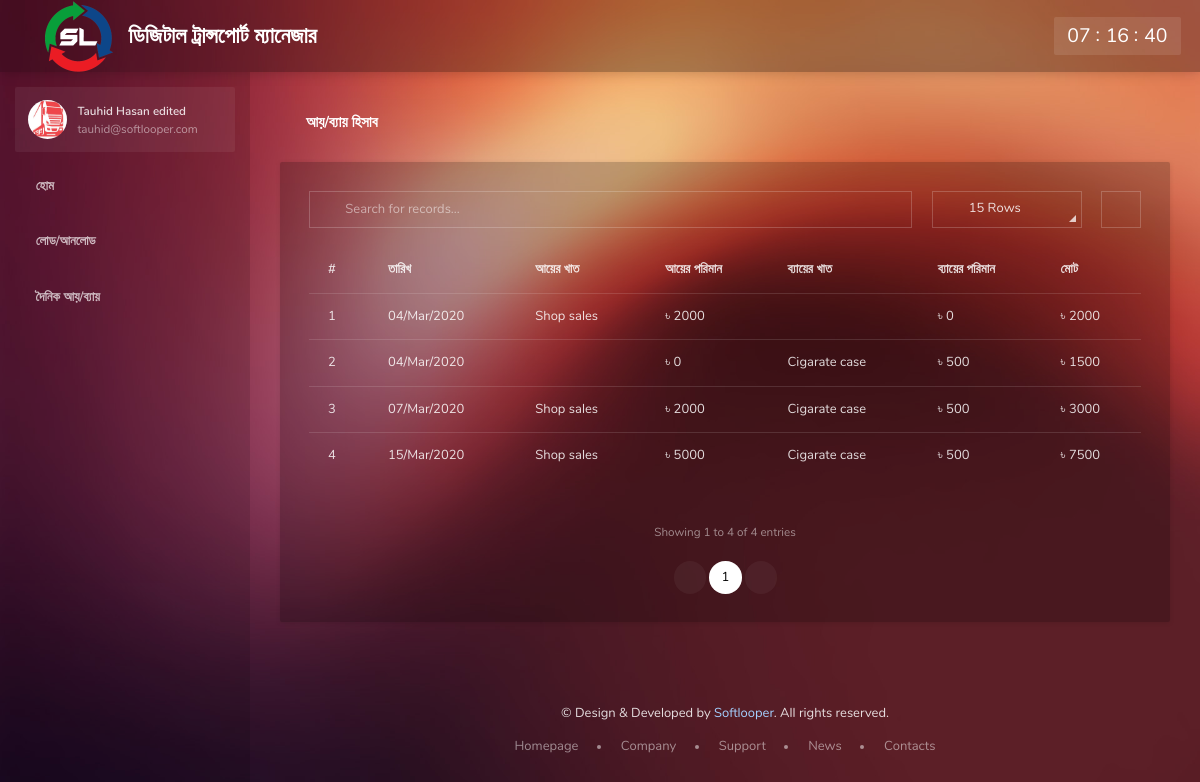
Page /earn_expense_list.php (signed in) on the committed database.
### tables this page shows
CREATE TABLE `user` (
  `u_id` int(11) NOT NULL,
  `name` varchar(100) NOT NULL,
  `mobile` int(15) NOT NULL,
  `email` varchar(100) NOT NULL,
  `password` varchar(100) NOT NULL,
  `address` longtext NOT NULL,
  `picture` varchar(100) NOT NULL
);

CREATE TABLE `earn_expense` (
  `ee_id` int(11) NOT NULL,
  `action_date` varchar(50) NOT NULL,
  `earn_cat` varchar(200) DEFAULT NULL,
  `earn_amount` int(11) NOT NULL,
  `expense_cat` varchar(200) DEFAULT NULL,
  `expense_amount` int(11) NOT NULL,
  `balance` int(11) NOT NULL,
  `u_id` int(11) NOT NULL
);

### includes/security.php (called while the page is built, shortened)
<?php
if (empty($_SESSION['user_pass'])) {
	echo "<script> location = 'login.php' </script>";
}else{
	$USERID = $_SESSION['user_id'];
}
?>

### earn_expense_list.php (the view, shortened to what this page needs)
<?php
require "includes/security.php";
require "includes/db.php";
    require "includes/head.php" ;
?>
    <body data-sa-theme="1">
        <main class="main">
            <?php require "includes/topbar.php"; ?>
            <?php require "includes/sidebar.php"; ?>
            <section class="content">
                <div class="content__inner">
                    <header class="content__title">
                        <h1>আয়/ব্যায় হিসাব</h1>
                    </header>
                    <div class="card">
                        <div class="card-body">
                            <div class="table-responsive data-table">
                                <table id="data-table" class="table">
                                    <thead>
                                    <tr>
                                        <th>#</th>
                                        <th>তারিখ</th>
                                        <th>আয়ের খাত</th>
                                        <th>আয়ের পরিমান</th>
                                        <th>ব্যায়ের খাত</th>
                                        <th>ব্যায়ের পরিমান</th>
                                        <th>মোট</th>
                                    </tr>
                                    </thead>
                                    <tbody>
    <?php
        $sql = mysqli_query($con, "SELECT * FROM earn_expense WHERE u_id = '$USERID' ");
        $count = 1;
        while ($row = mysqli_fetch_assoc($sql)) {
    ?>
                                    <tr>
                                        <td><?php echo $count ;?></td>
                                        <td><?php echo $row['action_date'] ;?></td>
                                        <td><?php echo $row['earn_cat'] ;?></td>
                                        <td>৳ <?php echo $row['earn_amount'] ;?></td>
                                        <td><?php echo $row['expense_cat'] ;?></td>
                                        <td>৳ <?php echo $row['expense_amount'] ;?></td>
                                        <td>৳ <?php echo $row['balance'] ;?></td>
                                    </tr>
    <?php
            $count++;
        }
    ?>
                                    </tbody>
                                </table>
                            </div>
                        </div>
                    </div>
                <?php require "includes/footer.php"; ?>
                </div>
            </section>
        </main>
    </body>
</html>

### includes/head.php (shortened to what this page needs)
<!DOCTYPE html>
<html lang="en">
<head>
        <link rel="stylesheet" href="resources/vendors/zwicon/zwicon.min.css">
        <link rel="stylesheet" href="resources/vendors/animate.css/animate.min.css">
        <link rel="stylesheet" href="resources/vendors/overlay-scrollbars/OverlayScrollbars.min.css">
        <link rel="stylesheet" href="resources/vendors/select2/css/select2.min.css">
        <link rel="stylesheet" href="resources/vendors/dropzone/dropzone.css">
        <link rel="stylesheet" href="resources/vendors/flatpickr/flatpickr.min.css" />
        <link rel="stylesheet" href="resources/vendors/nouislider/nouislider.min.css">
        <link rel="stylesheet" href="resources/vendors/bootstrap-colorpicker/css/bootstrap-colorpicker.css">
        <link rel="stylesheet" href="resources/vendors/trumbowyg/ui/trumbowyg.min.css">
        <link rel="stylesheet" href="resources/vendors/rateyo/jquery.rateyo.min.css">
        <link rel="stylesheet" href="resources/vendors/sweetalert2/sweetalert2.min.css">
        <link rel="stylesheet" href="resources/vendors/fullcalendar/core/main.min.css">
        <link rel="stylesheet" href="resources/vendors/fullcalendar/daygrid/main.min.css">
        <link rel="stylesheet" href="resources/css/app.min.css">
        <link rel="stylesheet" href="demo/css/demo.css">
    </head>

### includes/topbar.php (shortened to what this page needs)
<header class="header">
    <div class="logo d-none d-sm-inline-flex">
        <img src="demo/img/logo.png" alt="Softlooper" width="100px">
        <a href="index.php" style="font-weight: 600; font-size: 1.7em;">ডিজিটাল ট্রান্সপোর্ট ম্যানেজার</a>
    </div>
    <ul class="top-nav">
        <li class="dropdown d-none d-sm-inline-block">
            <a href="#" data-toggle="dropdown"><i class="zwicon-more-h"></i></a>
        </li>
        <li class="d-none d-sm-inline-block">
            <a href="#" class="top-nav__themes" data-sa-action="aside-open" data-sa-target=".themes"><i class="zwicon-palette"></i></a>
        </li>
    </ul>
    <div class="clock d-none d-md-inline-block">
        <div class="time">
            <span class="time__hours"></span>
            <span class="time__min"></span>
            <span class="time__sec"></span>
        </div>
    </div>
</header>

### includes/sidebar.php (shortened to what this page needs)
<aside class="sidebar ">
    <div class="scrollbar">
        <div class="user">
            <div class="user__info" data-toggle="dropdown">
    <?php
        $userDataSql = mysqli_query($con, "SELECT * FROM user WHERE u_id = '$USERID' ");
        $userRow = mysqli_fetch_assoc($userDataSql);
        $userPic = $userRow['picture'];
        if (empty($userPic)) {
    ?>
                <img class="user__img" src="demo/img/profile-pics/2.jpg" alt="">
    <?php }else{ ?>
                <img class="user__img" src="upload/user_pictures/<?php echo $userPic ;?>" alt="">
    <?php } ?>
                <div>
                    <div class="user__name"><?php echo $userRow['name'] ;?></div>
                    <div class="user__email"><?php echo $userRow['email'] ;?></div>
                </div>
            </div>
        </div>
        <ul class="navigation">
            <li><a href="index.php"><i class="zwicon-home"></i>হোম</a></li>
            <li class="navigation__sub">
                <a href="#"><i class="zwicon-note"></i>লোড/আনলোড</a>
            </li>
            <li class="navigation__sub">
                <a href="#"><i class="zwicon-coin"></i>দৈনিক আয়/ব্যায়</a>
            </li>
        </ul>
    </div>
</aside>

### includes/footer.php
<footer class="footer d-none d-sm-block">
    <p>© Design & Developed by <a href="http://softlooper.com">Softlooper</a>. All rights reserved.</p>
    <ul class="footer__nav">
        <a href="#">Homepage</a>
        <a href="#">Company</a>
        <a href="#">Support</a>
        <a href="#">News</a>
        <a href="#">Contacts</a>
    </ul>
</footer>

### rows in the picture
user: picture (picture), name "Tauhid Hasan edited", email "tauhid@softlooper.com"
earn_expense: action_date "04/Mar/2020", earn_cat "Shop sales", earn_amount "2000", expense_amount "0", balance "2000"
earn_expense: action_date "04/Mar/2020", earn_amount "0", expense_cat "Cigarate case", expense_amount "500", balance "1500"
earn_expense: action_date "07/Mar/2020", earn_cat "Shop sales", earn_amount "2000", expense_cat "Cigarate case", expense_amount "500", balance "3000"
earn_expense: action_date "15/Mar/2020", earn_cat "Shop sales", earn_amount "5000", expense_cat "Cigarate case", expense_amount "500", balance "7500"
